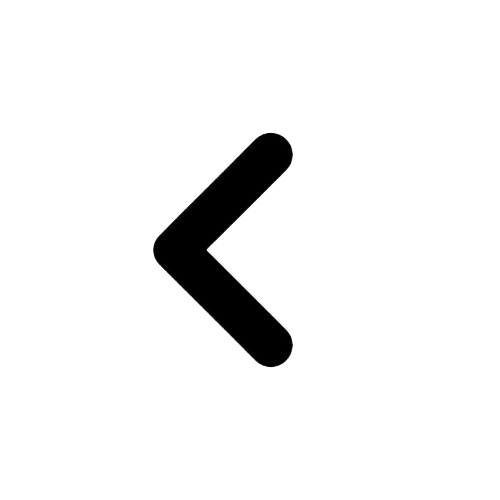
#> input picture Pictures/back.png, 500 x 500 px
$ python -i image_utils.py   (imports and definitions only)
#> lines starting #> are read from the running program, lines starting #| are printed output that depends on the picture; after the words box and inside, x2 and y2 are one past the last pixel; in counts of white or black regions, pixels touching at a corner belong together
#> further down, picture is the input picture: PIL image 500x500 RGBA; mean R, G, B, A 0.6, 0.6, 0.6, 13.4
from PIL import Image, ImageDraw

def load_pil_image(filepath):
    return Image.open(filepath).convert("RGBA")

def trim_transparent_padding(img, pad_fraction=0.04):
    img = img.convert("RGBA")
    alpha = img.split()[3]
    bbox = alpha.getbbox()
    if bbox is None:
        return img
    cropped = img.crop(bbox)
    w, h = cropped.size
    side = max(w, h)
    pad = int(side * pad_fraction)
    canvas_size = side + pad * 2
    canvas = Image.new("RGBA", (canvas_size, canvas_size), (0, 0, 0, 0))
    offset = ((canvas_size - w) // 2, (canvas_size - h) // 2)
    canvas.paste(cropped, offset, cropped)
    return canvas

def _find_logo_circle(img, solid_alpha=200):
#> called with solid_alpha = 200
    alpha = img.split()[3]
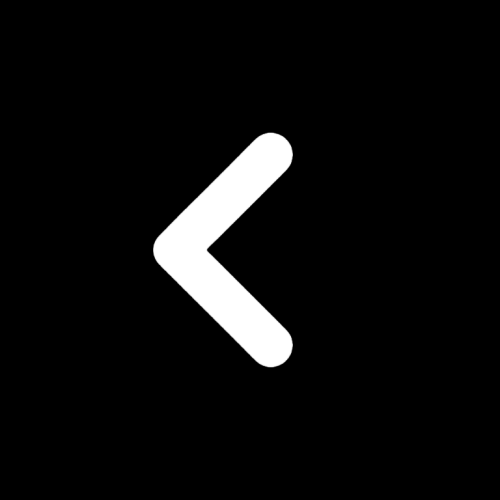
#> alpha: PIL image 500x500 L; min 0, max 255, mean 13.4
    w, h = img.size
#> w = 500; h = 500
    solid = alpha.point(lambda p: 255 if p >= solid_alpha else 0)
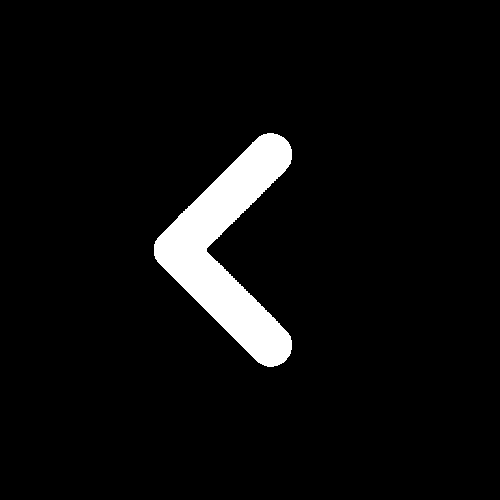
#> solid: PIL image 500x500 L; 5.2% white; 1 white region, box (x1, y1, x2, y2) and area: (154, 133, 292, 367) 12888
    bbox = solid.getbbox()
#> bbox = (154, 133, 292, 367)
    if bbox is None:
        return w / 2, h / 2, min(w, h) / 2
    row = (bbox[1] + bbox[3]) // 2
#> row = 250
    col = (bbox[0] + bbox[2]) // 2
#> col = 223
    def edges(get, length):
#> called with length = 500
        first = next((i for i in range(length) if get(i) >= solid_alpha), 0)
#> first = 154
        last = next((i for i in range(length - 1, -1, -1) if get(i) >= solid_alpha), length - 1)
#> last = 206
        return first, last
    left, right = edges(lambda x: alpha.getpixel((x, row)), w)
#> left = 154; right = 206
    top, bottom = edges(lambda y: alpha.getpixel((col, y)), h)
#> top = 172; bottom = 327
    cx = (left + right) / 2
#> cx = 180
    cy = (top + bottom) / 2
#> cy = 249.5
    r = max(cx - left, right - cx, cy - top, bottom - cy)
#> r = 77.5
    return cx, cy, r

def prepare_mini_logo(img, target_size=(256, 256)):
    return img.convert("RGBA").resize(target_size, Image.LANCZOS)


def make_glow_logo(img, target_size, glow_color=None, intensity=1.0, out_px=None):
    out_px = max(1, int(out_px or target_size[0]))
    supersample = 8
    side = out_px * supersample
    mask = Image.new("L", (side, side), 0)
    ImageDraw.Draw(mask).ellipse((0, 0, side - 1, side - 1), fill=255)
    mask = mask.resize((out_px, out_px), Image.Resampling.BOX)
    resized = img.convert("RGB").resize((out_px, out_px), Image.LANCZOS).convert("RGBA")
    resized.putalpha(mask)
    return resized

>>> from PIL import Image
>>> picture = Image.open('../Pictures/back.png')
>>> result = _find_logo_circle(picture)
#> result = (180, 249.5, 77.5)
